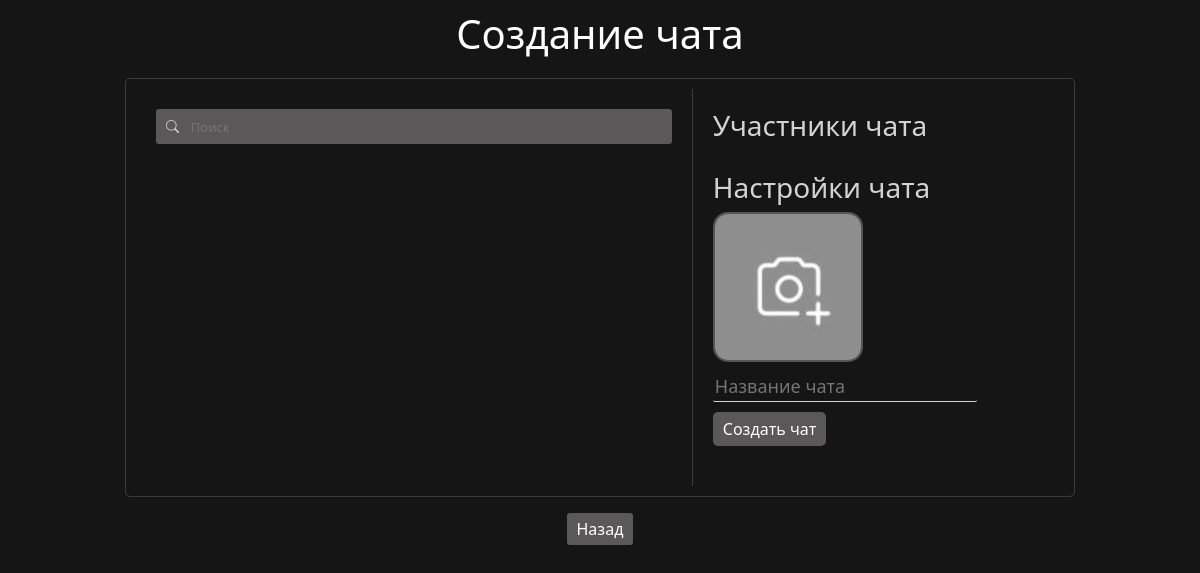
The app's page /create_chat (signed in), older data.
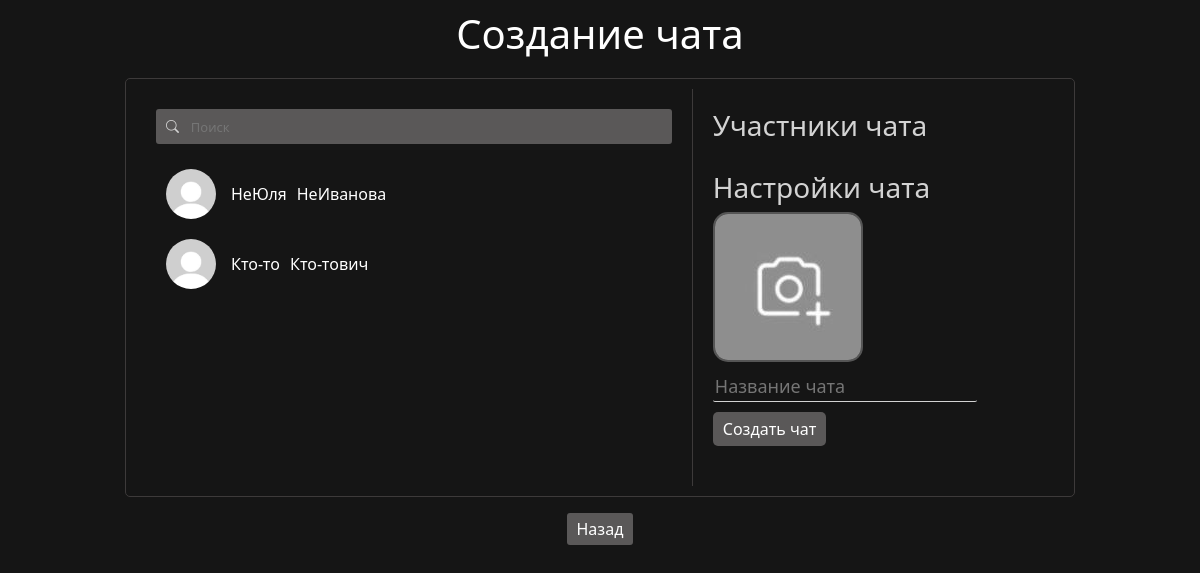
The same page, newer data.
### data/users.py (models this page shows, shortened)
class User(SqlAlchemyBase, UserMixin, SerializerMixin):
    __tablename__ = "users"
    id = sqlalchemy.Column(sqlalchemy.Integer, primary_key=True, autoincrement=True)
    surname = sqlalchemy.Column(sqlalchemy.String)
    name = sqlalchemy.Column(sqlalchemy.String)
    age = sqlalchemy.Column(sqlalchemy.Integer)
    city = sqlalchemy.Column(sqlalchemy.String)
    email = sqlalchemy.Column(sqlalchemy.String, unique=True)
    hashed_password = sqlalchemy.Column(sqlalchemy.String)
    post_ids = sqlalchemy.Column(sqlalchemy.String)
    comment_ids = sqlalchemy.Column(sqlalchemy.String)
    post_like_ids = sqlalchemy.Column(sqlalchemy.String)
    post_like_guide_category_ids = sqlalchemy.Column(sqlalchemy.String)
    post_like_ideas_category_ids = sqlalchemy.Column(sqlalchemy.String)
    post_like_mems_category_ids = sqlalchemy.Column(sqlalchemy.String)
    post_like_common_category_ids = sqlalchemy.Column(sqlalchemy.String)
    friends_ids = sqlalchemy.Column(sqlalchemy.String)
    friends_requests = sqlalchemy.Column(sqlalchemy.String)
    own_requests = sqlalchemy.Column(sqlalchemy.String)
    chats_ids = sqlalchemy.Column(sqlalchemy.String)
    img_profile = sqlalchemy.Column(sqlalchemy.String)
    img_avatar = sqlalchemy.Column(sqlalchemy.String)
    sex = sqlalchemy.Column(sqlalchemy.String)
    blocked_users = sqlalchemy.Column(sqlalchemy.String)
    private_chat_ids = sqlalchemy.Column(sqlalchemy.String)
    modified_date = sqlalchemy.Column(sqlalchemy.DateTime, default=datetime.datetime.now)
    comments = orm.relationship("Comments", back_populates='user')
    posts = orm.relationship("Posts", back_populates='user')

### server.py (the view)
@app.route("/create_chat", methods=["GET", "POST"])
def create_chat():
    if not current_user.is_authenticated:
        return redirect("/")
    form = SerchUserForm()
    if form.validate_on_submit() and form.serch_user_id.data:
        return redirect(f"/id/{form.serch_user_id.data}")
    db_sess = db_session.create_session()
    friends = []
    print(current_user.friends_ids)
    if current_user.friends_ids:
        for i in str(current_user.friends_ids).split(","):
            friends.append(db_sess.query(User).filter(User.id == int(i)).first())
    html = f.render_template(r"create_chat.html", friends=friends)
    return html

### forms/serch_user.py
class SerchUserForm(FlaskForm):
    serch_user_id = StringField()

### data/db_session.py (called while the page is built)
def create_session() -> Session:
    global __factory
    return __factory()

### server.py (called while the page is built)
@login_manager.user_loader
def load_user(user_id):
    db_sess = db_session.create_session()
    return db_sess.query(User).get(user_id)

### templates/create_chat.html (shortened to what this page needs)
<!DOCTYPE html>
<html lang="en">
    <head>
        <link rel="stylesheet"
        href="https://cdn.jsdelivr.net/npm/bootstrap@5.0.0-beta1/dist/css/bootstrap.min.css"
>
            <link href="https://cdn.jsdelivr.net/npm/bootstrap@5.3.2/dist/css/bootstrap.min.css" rel="stylesheet">
        <link rel="stylesheet" href="https://cdn.jsdelivr.net/npm/bootstrap-icons@1.8.1/font/bootstrap-icons.css">
        <link rel="stylesheet" type="text/css" href="../static/css/style.css" />
    </head>
<body>
    <h1 style="text-align: center; color: white; margin-bottom: 20px; margin-top: 10px;">{% if members %}Редактирование чата{% else %}Создание чата{% endif %}</h1>
    <div class="create-chat-container">
        <div class="friends-list">
            <form style="position: static; top: 0; margin-bottom: 15px; width: 100%; display: flex; flex-direction: row;" class="serch-form" method="post" id="friend-form">
                <i style="margin-left: 0;" class="bi bi-search serch-img"></i><input class="serch friends-serch" type="text" placeholder="Поиск">
            </form>
            {% for i in friends %}
                <div class="friend-item" data-friend-id="{{i.id}}">
                    <div class="avatar-and-name-friend">
                        <div class="friend-avatar-box-create-chat">
                            <a href="/id/{{i.id}}"><img class="friend-avatar-create-chat" {% if i.img_avatar %} src="{{i.img_avatar}}" {% else %} src="../static/img/avatar.jpg" {% endif %} alt=""></a>
                        </div>
                        <p style="margin-right: 10px;" class="name-friend-create-chat">{{i.name}}</p>
                        <p class="name-friend-create-chat">{{i.surname}}</p>
                    </div>
                </div>
            {% endfor %}
        </div>
        <div class="chat-creation-panel">
            <div class="selected-friends">
                <h3 style="text-align: left;">Участники чата</h3>
            </div>
            <div style="text-align: left;" class="chat-details">
                <h3 style="text-align: left;">Настройки чата</h3>
                <div class="chat-avatar-upload">
                    <label for="chat-avatar">
                        <img id="chat-avatar-preview" {% if chat_avatar %} src="{{chat_avatar}}" {% else %} src="../static/img/chat.png" {% endif %} alt="Аватар чата">
                    </label>
                </div>
                <input style="margin-top: 10px; text-align: left;" type="text" class="chat-name" placeholder="Название чата" {% if chat_name %} value="{{chat_name}}" {% endif %}>
                <br>
                <button style="text-align: left;" class="create-chat-button">{% if members %}Изменить чат{% else %}Создать чат{% endif %}</button>
            </div>
        </div>
    </div>
    <div style="width: 100%; text-align: center; margin-top: 20px;"><a class="back-create-chat" href="/chats">Назад</a></div>
</body>
</html>

### static/css/style.css (style rules this page uses)
body { background-color: #151515; }
.serch-form { display: inline-block; }
.serch { box-sizing: border-box; border: none; background-color: #5a5858; color: lightgray; outline: 0; border-radius: 0px 3px 3px 0px; height: 35px; font-size: 13px; }
.serch-img { position: relative; display: inline-block; background-color: #5a5858; color: lightgray; border-radius: 3px 0px 0px 3px; height: 35px; width: 35px; text-align: center; line-height: 35px; font-size: 13px; margin-left: 20px; }
.friends-serch { width: 100%; }
.avatar-and-name-friend { display: flex; flex-direction: row; align-items: center; }
.create-chat-container { display: flex; width: 100%; min-width: 943.3px; max-width: 950px; max-height: 500px; margin: 0 auto; border: 1px solid #3d3a3a; border-radius: 5px; padding: 10px; }
.friends-list { max-height: 500px; overflow: auto; width: 60%; padding: 20px; border-right: 1px solid #3d3a3a; overflow-y: auto; }
.friend-item { display: flex; align-items: center; padding: 10px; cursor: pointer; transition: background-color 0.3s; }
.friend-avatar-box-create-chat { width: 50px; height: 50px; border-radius: 50%; overflow: hidden; margin-right: 15px; }
.friend-avatar-create-chat { width: 100%; height: 100%; object-fit: cover; }
.name-friend-create-chat { color: white; font-size: 16px; margin: 0; }
.chat-creation-panel { overflow: auto; width: 40%; padding: 20px; }
.chat-avatar-upload { position: relative; width: 150px; height: 1 }
.chat-avatar-upload { position: relative; overflow: hidden; width: 150px; height: 150px; border: 2px solid #555; border-radius: 15px; display: flex; justify-content: center; align-items: center; cursor: pointer; }
.selected-friends h3, .chat-details h3 { color: lightgray; }
.chat-name { margin-top: 10px; outline: none; border: none; color: lightgray; border-bottom: lightgray 1px solid; border-radius: 2px; background-color: transparent; }
.create-chat-button { border: none; margin-top: 10px; border-radius: 5px; padding: 5px 10px; color: white; background-color: #5a5858; }
.back-create-chat { color: white; text-decoration: none; background-color: #5a5858; border-radius: 3px; padding: 5px 10px; }
.chat-details { text-align: center; margin-bottom: 20px; }
.chat-name { font-size: 18px; margin: 0; }

Row changes from the older to the newer data that the page shows:
added User: name "НеЮля", surname "НеИванова"
added User: name "Кто-то", surname "Кто-тович"
